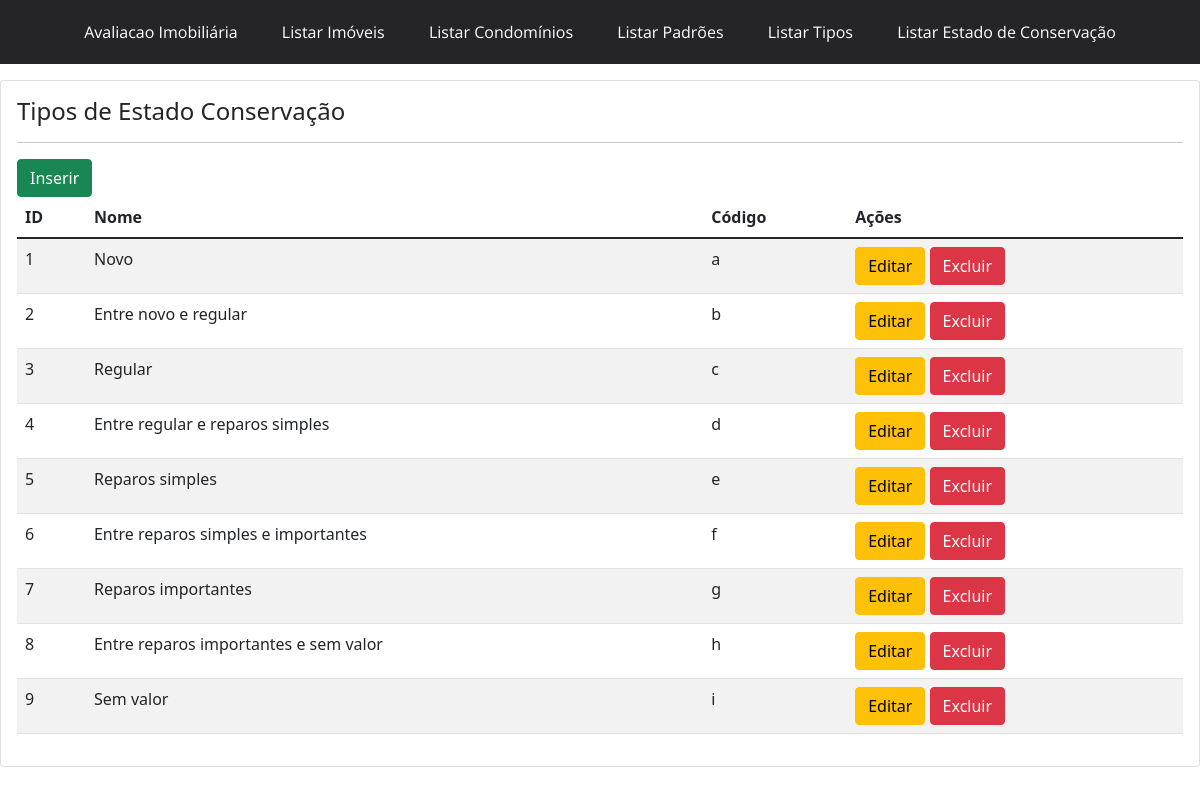
The app's page /estadoConservacao/ with its own data.
### portal/models.py (models this page shows, shortened)
class Estadoconser(models.Model):
    nome = models.CharField(max_length=100, blank=True, null=True)
    codigo = models.CharField(max_length=1, blank=True, null=True)

### portal/views.py (the view)
# urls.py: path('estadoConservacao/', views.estadoConserv, name='estadoConservacao'),
def estadoConserv (request):
    estadoConservacao = Estadoconser.objects.all()
    context = {
        'estadoCons': estadoConservacao
    }
    return render(request, 'portal/estadoConservacao.html', context)

### portal/templates/portal/estadoConservacao.html
{% extends 'base.html' %}
{% block content %}
<div class = "card">
<div class="card-body">
 <h4> Tipos de Estado Conservação </h4>
 <hr>
<a class="btn btn-success" href="{% url 'estadoConserv_add' %}"> Inserir </a>
  <table class = "table table-striped">
      <thead>
        <tr>
            <th>ID</th>
            <th>Nome</th>
            <th>Código</th>
            <th>Ações</th>
        </tr>
      </thead>
      <tbody>
         {%  for estadoConser in estadoCons %}
         <tr>
             <td>{{ estadoConser.id  }} </td>
             <td>{{ estadoConser.nome }}</td>
             <td>{{ estadoConser.codigo }}</td>
             <td><button class='btn btn-warning'>Editar</button>
                 <button class='btn btn-danger'>Excluir</button>
             </td>
         </tr>
         {% endfor %}
      </tbody>
  </table>
</div>
</div>
{% endblock %}

### records on screen
Estadoconser: id "1", nome "Novo", codigo "a"
Estadoconser: id "2", nome "Entre novo e regular", codigo "b"
Estadoconser: id "3", nome "Regular", codigo "c"
Estadoconser: id "4", nome "Entre regular e reparos simples", codigo "d"
Estadoconser: id "5", nome "Reparos simples", codigo "e"
Estadoconser: id "6", nome "Entre reparos simples e importantes", codigo "f"
Estadoconser: id "7", nome "Reparos importantes", codigo "g"
Estadoconser: id "8", nome "Entre reparos importantes e sem valor", codigo "h"
Estadoconser: id "9", nome "Sem valor", codigo "i"
